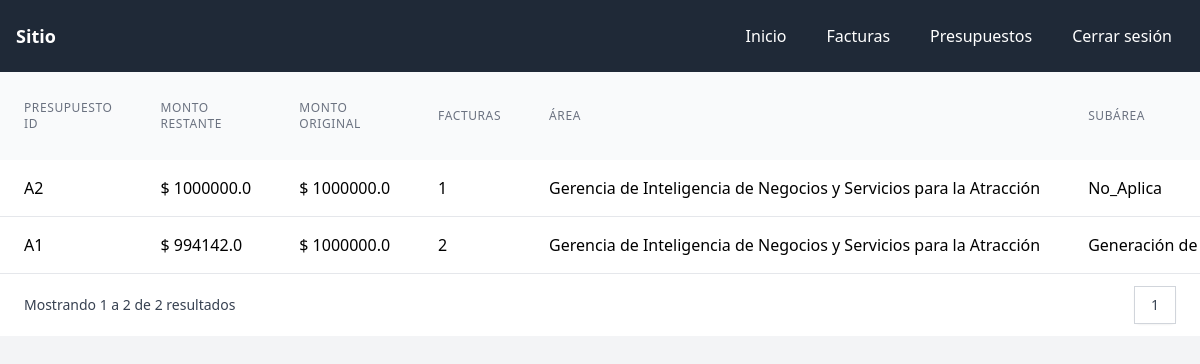
Before: /presupuestos/ (signed in) with the older database file.
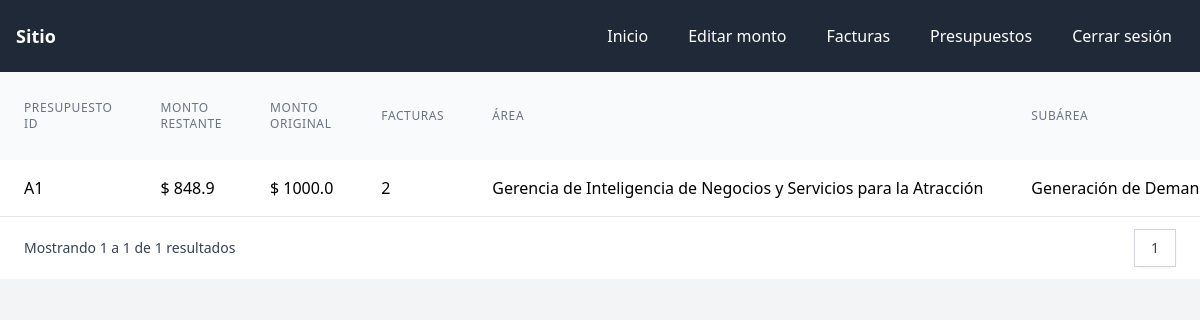
After: the same page with the newer database file.
### core/models.py (models this page shows, shortened)
class BaseModel(models.Model):
    created_at = models.DateTimeField(auto_now_add=True, verbose_name='Fecha de creación')
    updated_at = models.DateTimeField(auto_now=True, verbose_name='Fecha de actualización')
    class Meta:
        abstract = True

class Presupuesto(BaseModel):
    presupuesto_id = models.CharField(max_length=100, unique=True)
    monto = models.FloatField()
    monto_original = models.FloatField()
    area = models.ForeignKey(Area, null=True, on_delete=models.SET_NULL)
    sub_area = models.ForeignKey(SubArea, null=True, on_delete=models.SET_NULL)
    proveedor = models.ForeignKey(Proveedor, null=True, on_delete=models.SET_NULL)
    tipo_de_gasto = models.ForeignKey(TipoDeGasto, null=True, on_delete=models.SET_NULL)
    cantidad = models.FloatField()
    precio_unitario = models.FloatField()
    subtotal = models.FloatField(null=True, blank=True)
    lleva_iva = models.BooleanField()
    iva = models.FloatField(null=True, blank=True)
    total = models.FloatField(null=True, blank=True)
    the_learning_gate = models.IntegerField(default=0)
    aula_virtual = models.IntegerField(default=0)
    live = models.IntegerField(default=0)
    en_linea = models.IntegerField(default=0)
    posgrados_presencial = models.IntegerField(default=0)
    posgrados_en_linea = models.IntegerField(default=0)
    total2 = models.IntegerField(null=True, blank=True)
    s1_0700399A03 = models.IntegerField(default=0)
    s1_0870399A06 = models.IntegerField(default=0)
    s1_0700399A31 = models.IntegerField(default=0)
    s1_0705103A00 = models.IntegerField(default=0)
    s1_0875103A00 = models.IntegerField(default=0)
    s2_0700399A03 = models.IntegerField(default=0)
    s2_0870399A06 = models.IntegerField(default=0)
    s2_0700399A31 = models.IntegerField(default=0)
    s2_0705103A00 = models.IntegerField(default=0)
    s2_0875103A00 = models.IntegerField(default=0)

class Area(BaseModel):
    nombre = models.CharField(max_length=100)
    def  __str__(self) -> str:
        return self.nombre

class SubArea(BaseModel):
    nombre = models.CharField(max_length=100)
    def  __str__(self) -> str:
        return self.nombre

### core/views.py (the view)
# urls.py: path('presupuestos/', presupuestos, name='presupuestos'),
@login_required(redirect_field_name='next', login_url='/login/')
def presupuestos(request):
    presupuestos_list = presupuestos_query(request).annotate(num_facturas=Count('factura'))
    paginator = Paginator(presupuestos_list, 15)
    page_number = request.GET.get('page')
    page_obj = paginator.get_page(page_number)
    return render(request, 'presupuestos.html', {'page_obj': page_obj, 'user_context_data': user_context_data(request)})

### core/models.py (called while the page is built)
    def  __str__(self) -> str:
        return self.nombre

    def  __str__(self) -> str:
        return self.nombre

### core/views.py (called while the page is built)
def presupuestos_query(request):
    qs = Presupuesto.objects.all()
    if request.user.is_superuser:
        return qs
    try:
        u = UserAreaOrSubArea.objects.get(user=request.user)
        area = u.area
        sub_area = u.sub_area
        if area.nombre == 'General':
            return qs
        if sub_area and sub_area.nombre != 'No_Aplica':
            return qs.filter(area__id=area.pk, sub_area__id=sub_area.pk)
        if area:
            return qs.filter(area__id=area.pk)
    except UserAreaOrSubArea.DoesNotExist:
        pass
    return qs.none()

def user_context_data(request):
    user = request.user
    try:
        u = UserAreaOrSubArea.objects.get(user__id=user.pk)
        return {
            'is_superuser': request.user.is_superuser,
            'is_staff': request.user.is_staff,
            'puede_editar_monto': u.puede_editar_monto
        }
    except UserAreaOrSubArea.DoesNotExist:
        return {
            'is_superuser': request.user.is_superuser,
            'is_staff': request.user.is_staff,
            'puede_editar_monto': False
        }

### core/templates/presupuestos.html (shortened to what this page needs)
{% extends "base.html" %}
{% block content %}
<div class="table-wrp block min-h-100 overflow-x-auto">
  <table class="w-full">
    <thead class="bg-gray-50">
      <tr>
        <th scope="col" class="px-6 py-3 text-left text-xs font-medium text-gray-500 uppercase tracking-wider">Presupuesto ID</th>
        <th scope="col" class="px-6 py-3 text-left text-xs font-medium text-gray-500 uppercase tracking-wider">Monto restante</th>
        <th scope="col" class="px-6 py-3 text-left text-xs font-medium text-gray-500 uppercase tracking-wider">Monto Original</th>
        <th scope="col" class="px-6 py-3 text-left text-xs font-medium text-gray-500 uppercase tracking-wider">Facturas</th>
        <th scope="col" class="px-6 py-3 text-left text-xs font-medium text-gray-500 uppercase tracking-wider">Área</th>
        <th scope="col" class="px-6 py-3 text-left text-xs font-medium text-gray-500 uppercase tracking-wider">Subárea</th>
      </tr>
    </thead>
    <tbody class="bg-white divide-y divide-gray-200">
      {% for presupuesto in page_obj %}
      <tr>
          <td class="px-6 py-4 whitespace-nowrap">{{ presupuesto.presupuesto_id }}</td>
          <td class="px-6 py-4 whitespace-nowrap">$ {{ presupuesto.monto }}</td>
          <td class="px-6 py-4 whitespace-nowrap">$ {{ presupuesto.monto_original }}</td>
          <td class="px-6 py-4 whitespace-nowrap">{{ presupuesto.num_facturas }}</td>
          <td class="px-6 py-4 whitespace-nowrap">{{ presupuesto.area }}</td>
          <td class="px-6 py-4 whitespace-nowrap">{{ presupuesto.sub_area }}</td>
      </tr>
      {% endfor %}
    </tbody>
  </table>
</div>
<div class="bg-white px-4 py-3 flex items-center justify-between border-t border-gray-200 sm:px-6">
    <div class="hidden sm:flex-1 sm:flex sm:items-center sm:justify-between">
      <div>
        <p class="text-sm text-gray-700">
          Mostrando
          <span class="font-medium">{{ page_obj.start_index }}</span>
          a
          <span class="font-medium">{{ page_obj.end_index }}</span>
          de
          <span class="font-medium">{{ page_obj.paginator.count }}</span>
          resultados
        </p>
      </div>
      <div>
        <nav class="relative z-0 inline-flex rounded-md shadow-sm -space-x-px" aria-label="Pagination">
        {% for num in page_obj.paginator.page_range %}
            <a href="?page={{ num }}" class="{% if page_obj.number == num %}relative inline-flex items-center px-4 py-2 border border-gray-300 bg-white text-sm font-medium text-gray-700 hover:bg-gray-50{% else %}relative inline-flex items-center px-4 py-2 border border-gray-300 bg-white text-sm font-medium text-gray-500 hover:bg-gray-50{% endif %}">{{ num }}</a>
        {% endfor %}
        </nav>
      </div>
    </div>
  </div>
{% endblock content %}

### core/templates/base.html (shortened to what this page needs)
<!DOCTYPE html>
<html lang="es">
<head>
    <script src="https://cdn.tailwindcss.com"></script>
</head>
<body class="bg-gray-100">
    <nav class="bg-gray-800 p-4 ">
        <div class="flex justify-between items-center">
            <div class="text-white font-bold text-lg">Sitio</div>
            <div class="flex space-x-4">
                <a href="/" class="text-white hover:bg-gray-700 px-3 py-2 rounded-md">Inicio</a>
                {% if user_context_data.puede_editar_monto or user_context_data.is_superuser %}
                <a href="/editar-monto/" class="text-white hover:bg-gray-700 px-3 py-2 rounded-md">Editar monto</a>
                {% endif %}
                <a href="/facturas/" class="text-white hover:bg-gray-700 px-3 py-2 rounded-md">Facturas</a>
                <a href="/presupuestos/" class="text-white hover:bg-gray-700 px-3 py-2 rounded-md">Presupuestos</a>
                <a href="{% url 'logout' %}" class="text-white hover:bg-gray-700 px-3 py-2 rounded-md">Cerrar sesión</a>
            </div>
        </div>
    </nav>
{% block content %}
{% endblock %}
</body>
</html>

Changed rows visible on the page:
no longer on this page (row edited): Presupuesto: presupuesto_id "A2", monto "1000000.0", monto_original "1000000.0", num_facturas "1", area "Gerencia de Inteligencia de Negocios y Servicios para la Atracción", sub_area "No_Aplica"
changed Presupuesto "Gerencia de Inteligencia de Negocios y Servicios para la Atracción": monto "994142.0" → "848.9"; monto_original "1000000.0" → "1000.0"
Other visible differences:
{{ page_obj.end_index }}: "2" → "1"
{{ page_obj.paginator.count }}: "2" → "1"
text now shown: "Editar monto"
